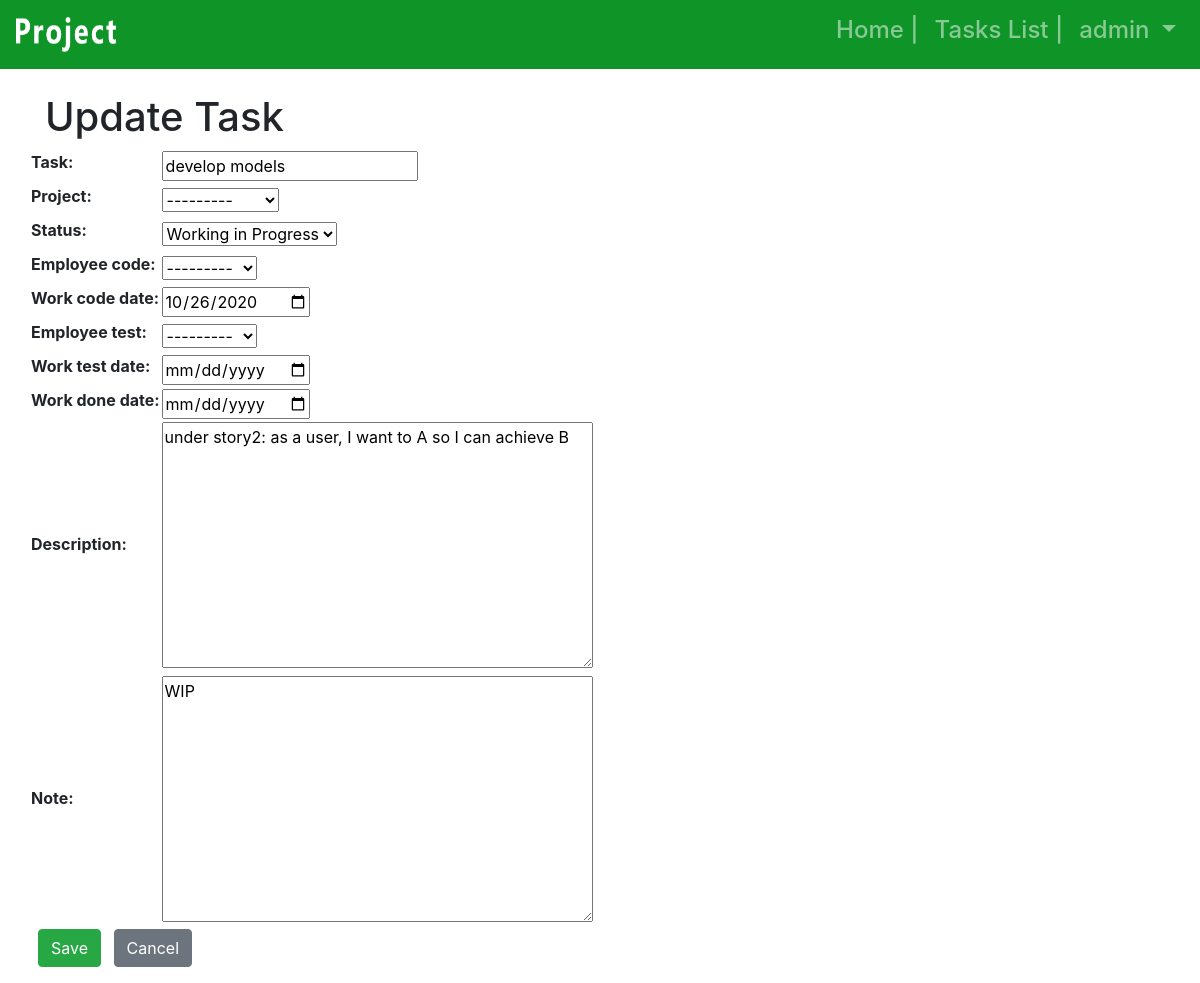
The app's page /tasks/2/taskupdate (signed in) with its own data.
### users/models.py (models this page shows)
class CustomUser(AbstractUser):
    is_employee = models.BooleanField(default=True)
    is_manager = models.BooleanField(default=True)
    role = models.CharField(max_length=50, choices=Role, null=True, blank=True)
    year_of_experience = models.PositiveIntegerField(null=True, blank=True)
    employee_cell_phone = models.CharField(max_length=50, default=' ', null=True, blank=True)
    def __str__(self):
        return "%s" % self.username

### tasks/models.py (models this page shows, shortened)
class Task(models.Model):
    task_no = models.AutoField(auto_created=True, primary_key=True)
    create_by = models.ForeignKey(settings.AUTH_USER_MODEL, on_delete=models.CASCADE, blank=True,
                                  null=True, related_name='+')
    employee_code = models.ForeignKey(settings.AUTH_USER_MODEL, on_delete=models.CASCADE,
                                      blank=True, null=True, related_name='+')
    employee_test = models.ForeignKey(settings.AUTH_USER_MODEL, on_delete=models.CASCADE,
                                      blank=True, null=True, related_name='+')
    project = models.ForeignKey(Project, on_delete=models.CASCADE, default='', blank=True, null=True)
    task = models.CharField(max_length=255, null=True, blank=True)
    description = models.TextField(max_length=255, null=True, blank=True)
    note = models.TextField(max_length=255, null=True, blank=True)
    status = models.CharField(max_length=50, choices=Status, null=True, blank=True)
    work_creat_date = models.DateField(auto_now_add=True)
    work_code_date = models.DateField(auto_now_add=False, null=True, blank=True)
    work_test_date = models.DateField(auto_now_add=False, null=True, blank=True)
    work_done_date = models.DateField(auto_now_add=False, null=True, blank=True)

class Project(models.Model):
    project_id = models.AutoField(auto_created=True, primary_key=True)
    project_manager = models.ForeignKey(settings.AUTH_USER_MODEL, on_delete=models.CASCADE, blank=True, null=True,
                                        related_name='+')
    project_name = models.CharField(max_length=255, null=True, blank=True)
    project_description = models.CharField(max_length=255, null=True, blank=True)
    def __str__(self):
        return "%s" % self.project_name

### tasks/views.py (the view, shortened to what this page needs)
# urls.py: path('<int:pk>/taskupdate', TaskUpdateView.as_view(), name='TaskUpdate'),
class TaskUpdateView(LoginRequiredMixin, UpdateView):
    model = Task
    template_name = 'taskupdate.html'
    form_class = EditForm
    login_url = 'login'

### tasks/forms.py
class EditForm(forms.ModelForm):
    class Meta:
        model = Task
        fields = fields = (
            'task_no',
            'task',
            'project',
            'status',
            'employee_code',
            'work_code_date',
            'employee_test',
            'work_test_date',
            'work_done_date',
            'description',
            'note',
        )
        widgets = {
            'work_code_date': DateInput(),
            'work_test_date': DateInput(),
            'work_done_date': DateInput(),
        }
    def __init__(self, *args, **kwargs):
        super(EditForm, self).__init__(*args, **kwargs)
        self.fields['task'].required = True
        self.fields['project'].required = True

### templates/taskupdate.html
{% extends 'base.html' %}
{% block content %}
    <h1>Update Task</h1>
    <div class="form-group row">
        <form action="" method="post">{% csrf_token %}
            <table class="table-borderless">{{ form.as_table }}</table>
          <button class="btn btn-success ml-2" type="submit">Save</button>
            <a href="{% url 'taskslist' %}" class="btn btn-secondary ml-2">Cancel</a>
        </form>
    </div>
{% endblock content %}

### templates/base.html (shortened to what this page needs)
<!doctype html>
<html lang="en">
  <head>
    <link rel="stylesheet" href="https://stackpath.bootstrapcdn.com/bootstrap/4.1.3/css/bootstrap.min.css">
  </head>
  <body>
    <nav class="navbar navbar-expand-md navbar-dark mb-4" style="background-color: #0f9428;" >
      <a class="navbar-brand" href="{% url 'home' %}">
		{% load static %}
		<img src="{% static "/tasks/image/logo.png" %}" width="100" height="35" class="d-inline-block align-top" alt="Project Taks management system System">
		</a>
          <div class="collapse navbar-collapse" id="navbarNav">
              {% if user.is_authenticated %}
            <ul class="nav navbar-nav ml-auto w-100 justify-content-end">
              <li class="nav-item active" style="text-align: right">
                <h4><a class="nav-link" href="{% url 'home' %}">Home |<span class="sr-only">(current)</span></a></h4>
              </li>
              <li class="nav-item" style="text-align: right">
                <h4><a class="nav-link" href="{% url 'taskslist' %}"
                >Tasks List | </a></h4>
              </li>
              <li>
                  <h4><a class="nav-link dropdown-toggle" href="#" id="userMenu"\
                  data-toggle="dropdown" aria-haspopup="true" aria-expanded\
                                 ="false">
                    {{ user.username }}
                  </a>
                  </h4>
              </li></ul>
        {% else %}
          <form class="form-inline ml-auto">
            <a href="{% url 'login' %}" class="btn btn-secondary ml-2">
            Log In</a>
          </form>
        {% endif %}
      </div>
    </nav>
    <div class="container">
      {% block content %}
      {% endblock content %}
    </div>
  </body>
</html>

### records on screen
CustomUser: username "admin"
Task: task "develop models", status "Working in Progress", employee_code "---------", work_code_date "10/26/2020", employee_test "---------", description "under story2: as a user, I want to A so I can achieve B", note "WIP"
Project: project "---------"
